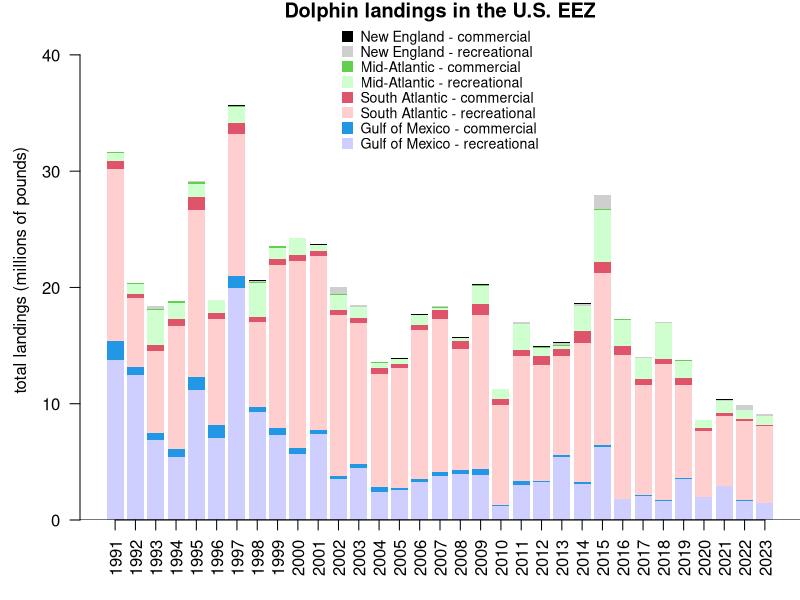
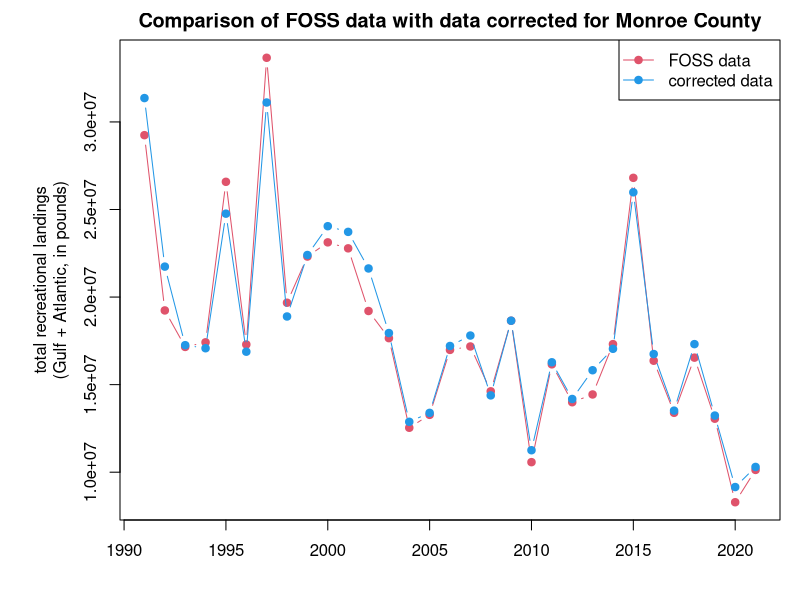
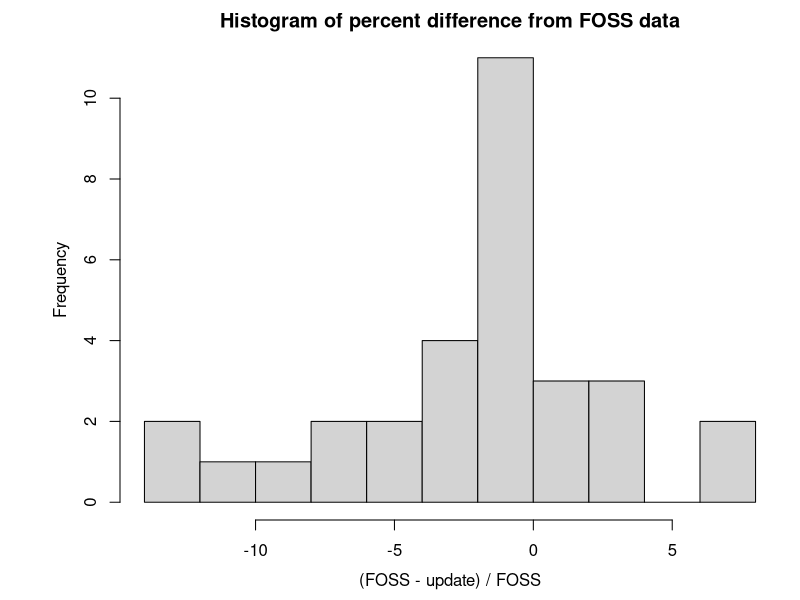
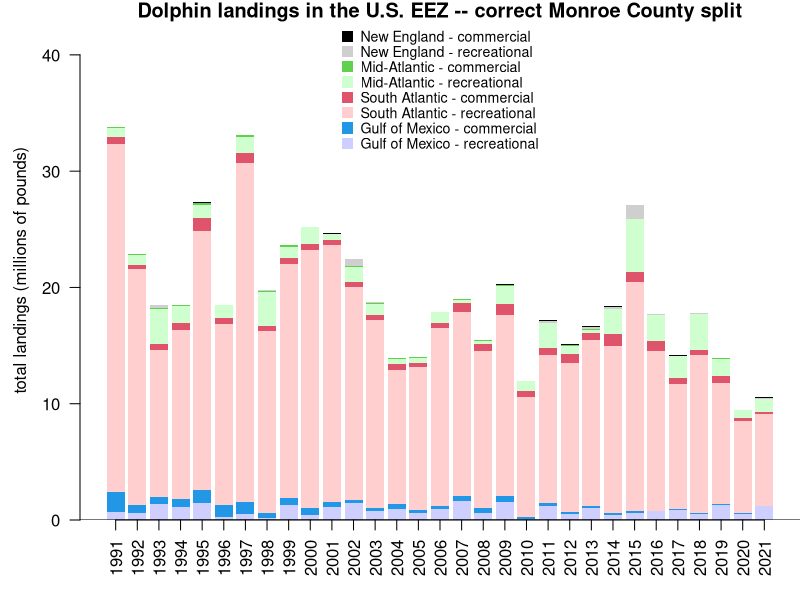
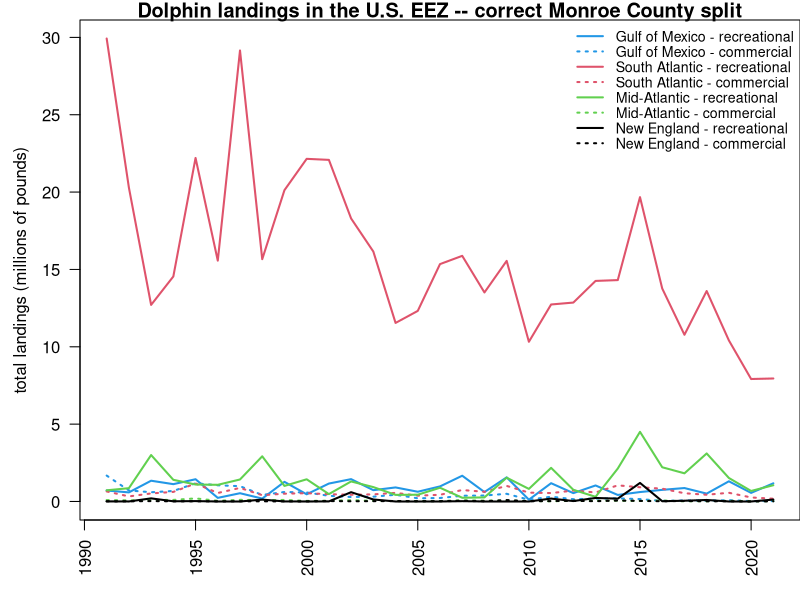

R code for these plots, in order:
## ---- chunk 1
#| warning: false
#| echo: true

# clear workspace
rm(list = ls())

# read in data file
d <- read.table("data/FOSS_landings.csv", header = T, sep = ",", skip = 1)
head(d)

# take commas out of file --------------------------
d$Pounds <- as.numeric(gsub(",", "", d$Pounds))
d$Dollars <- as.numeric(gsub(",", "", d$Dollars))
d$Metric.Tons <- as.numeric(gsub(",", "", d$Metric.Tons))
head(d)
## ---- chunk 2
#| echo: true

# compile by year for sectors and regions ---------------
d$Collection <- factor(d$Collection, levels = c("Recreational", "Commercial")) 
tab <- tapply(d$Pounds, list(d$Year, d$Collection, d$Region.Name), sum, na.rm = T)
tab[is.na(tab)] <- 0
#head(tab)

dat <- data.frame(cbind(tab[, , "Gulf"], tab[, , "South Atlantic"], 
                        tab[, , "Middle Atlantic"], tab[, , "New England"]))
names(dat) <- c("rec_Gulf", "com_Gulf", "rec_SA", "com_SA", "rec_MA", "com_MA", "rec_NE", "com_NE")
dat
## ---- chunk 3
#| echo: true

# select years ---------------------
dat <- dat[which(rownames(dat) > 1990), ]

# define colors and plot -------------------
cols <- c("#0000FF30", 4, "#FF000030", 2, "#00FF0030", 3, "#00000030", 1)

par(mar = c(4, 4, 1, 0), mgp = c(2.5, 1, 0))
yrs <- as.numeric(rownames(dat))

b <- barplot(t(dat)/10^6, names.arg = yrs, col = cols, ylim = c(0, 43), 
             border = NA, las = 2, ylab = "total landings (millions of pounds)", 
             main = "Dolphin landings in the U.S. EEZ")
legend("top", c("New England - commercial", "New England - recreational", 
                "Mid-Atlantic - commercial", "Mid-Atlantic - recreational", 
                 "South Atlantic - commercial", "South Atlantic - recreational",
                 "Gulf of Mexico - commercial", "Gulf of Mexico - recreational"),
    col = cols[8:1], pch = 15, pt.cex = 1.5, bty = "n", y.intersp = 0.9, cex = 0.85)
axis(1, at = b, lab = rep("", length(b)), pos = 0)
abline(h=0)

## ---- chunk 4
#| echo: true

ml <- read.table("data/RecreationalDolphinLandings_SAandGOM_MLarkin.csv", header = T, sep = ",", skip = 6)
ml <- ml[which(ml$Year > 1990), ]

# select same years for FOSS data set 
dat <- dat[which(yrs <= max(ml$Year)), ]

# check that years match
summary(rownames(dat) == ml$Year)
yrs <- as.numeric(rownames(dat))

# check that totals match
old <- dat$rec_Gulf + dat$rec_SA + dat$rec_MA + dat$rec_NE
new <- ml$GOM + ml$ATL

# plot totals 
par(mar = c(4, 6, 2, 1), mgp = c(2.5, 1, 0))
matplot(yrs, cbind(old, new), xlab = "", lty = 1, col = c(2, 4), type = "b", pch = 19, 
        ylab = "total recreational landings\n(Gulf + Atlantic, in pounds)",
        main = "Comparison of FOSS data with data corrected for Monroe County")
legend("topright", c("FOSS data", "corrected data"), col = c(2, 4), pch = 19, lty = 1)

# average % difference between FOSS and updated data
mean((old - new)/old*100)
# min and max % difference between FOSS and updated data
range((old - new)/old*100)
hist((old - new)/old*100, main = "Histogram of percent difference from FOSS data", breaks = 10, 
     xlab = "(FOSS - update) / FOSS")

# replace FOSS data with update data
datnew <- dat
datnew$rec_Gulf <- ml$GOM
datnew$rec_SA <- ml$ATL - (datnew$rec_MA + datnew$rec_NE)

# old data set
tail(dat)
# updated data set
tail(datnew)
## ---- chunk 5
par(mar = c(4, 4, 1, 0), mgp = c(2.5, 1, 0))
b <- barplot(t(datnew)/10^6, names.arg = yrs, col = cols, ylim = c(0, 43), 
             border = NA, las = 2, ylab = "total landings (millions of pounds)", xlab = "",
             main = "Dolphin landings in the U.S. EEZ -- correct Monroe County split")
legend("top", c("New England - commercial", "New England - recreational", 
                "Mid-Atlantic - commercial", "Mid-Atlantic - recreational", 
                 "South Atlantic - commercial", "South Atlantic - recreational",
                 "Gulf of Mexico - commercial", "Gulf of Mexico - recreational"),
    col = cols[8:1], pch = 15, pt.cex = 1.5, bty = "n", y.intersp = 0.9, cex = 0.85)
axis(1, at = b, lab = rep("", length(b)), pos = 0)
abline(h=0)

matplot(yrs, datnew/10^6, col = c(4, 4, 2, 2, 3, 3, 1, 1), lty = c(1, 3, 1, 3, 1, 3, 1, 3), type = "l",
             las = 2, xlab = "", ylab = "total landings (millions of pounds)", lwd = 2, 
             main = "Dolphin landings in the U.S. EEZ -- correct Monroe County split")
legend("topright", c("Gulf of Mexico - recreational", "Gulf of Mexico - commercial", 
                     "South Atlantic - recreational", "South Atlantic - commercial",
                     "Mid-Atlantic - recreational", "Mid-Atlantic - commercial", 
                     "New England - recreational", "New England - commercial"),
        col = c(4, 4, 2, 2, 3, 3, 1, 1), lty = c(1, 3, 1, 3, 1, 3, 1, 3), lwd = 2,
        bty = "n", y.intersp = 0.9, cex = 0.85)

## ---- chunk 6
#| echo: false
